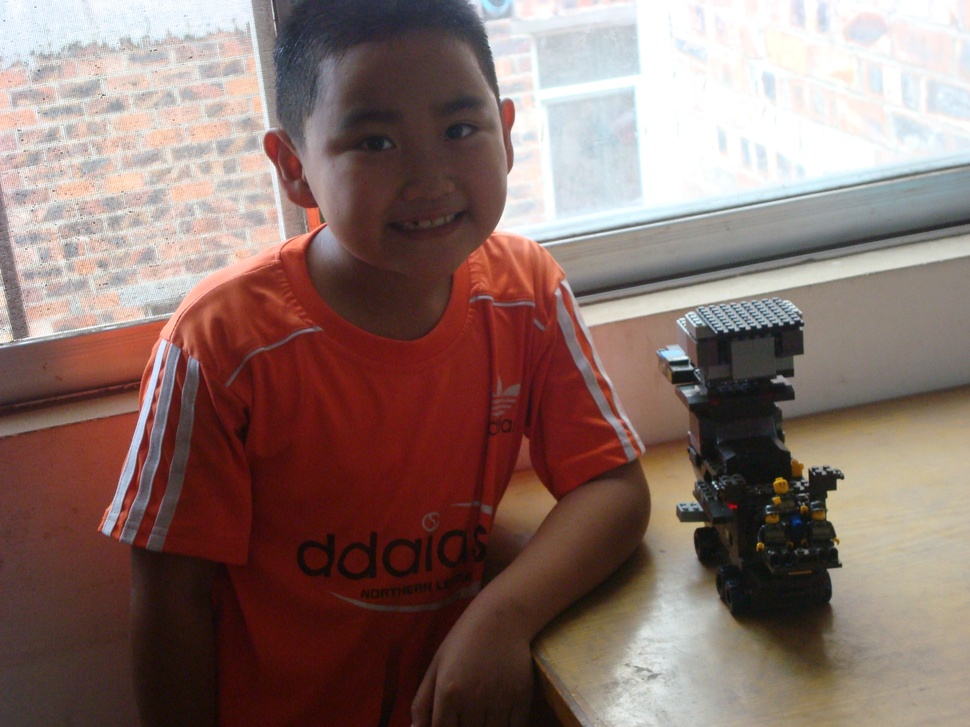
//> input picture test.jpg, 970 x 727 px, shrunk from 3264 x 2448 before the run
$ ./vision_logic   (built with g++ and OpenCV 4)
//> lines starting //> are read from the running program, lines starting //| are printed output that depends on the picture; after the words box and inside, x2 and y2 are one past the last pixel; in counts of white or black regions, pixels touching at a corner belong together
#include <iostream>
#include <opencv2/opencv.hpp>
#include <cmath>

int main(){
    // 1. 【加载数据】：以灰度模式读取图片 (每个像素只有一个 0-255 的值)
    // 💡 为什么用灰度？因为识别形状不需要颜色，灰度能减少 5080 显卡 2/3 的计算量。
    cv::Mat image=cv::imread("../test.jpg",cv::IMREAD_GRAYSCALE);
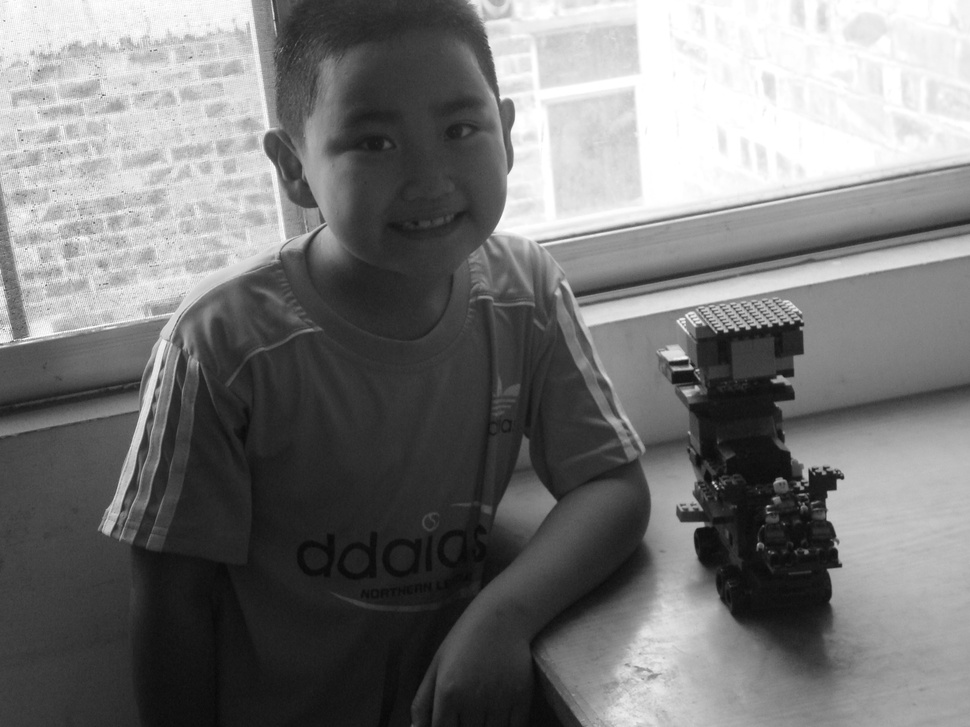
//> image: 727 rows x 970 cols, CV_8UC1; min 7, max 255, mean 119.8

    if ((image.empty()))
    {
        std::cout<<"❌ 错误：找不到 test.jpg"<<std::endl;
        return -1;
    }

    // 2. 【准备画布】：创建一个和原图一样大的全黑图片，用来存放我们找到的“边缘”
    cv::Mat result=cv::Mat::zeros(image.size(),image.type());

    std::cout<<"🚀 特斯拉感知算法：正在扫描 800 万像素..."<<std::endl;

    // 3. 【核心算法】：像素级双重循环
    // 我们要遍历图像的每一行 (y) 和每一列 (x)
    // 注意：从 1 开始到 rows-1 结束，是为了防止计算左右邻居时越界（撞墙）
    for(int y=0;y<image.rows;y++){
        for(int x=1;x<image.cols-1;x++){
            // --- 这里的逻辑是自动驾驶的基石 ---

            // 读取当前像素左边和右边的值
            // .at<uchar>(y, x) 本质上是访问内存地址：数据首地址 + (y * 宽度 + x)
            uchar leftPixel=image.at<uchar>(y,x-1);
            uchar rightPixel=image.at<uchar>(y,x+1);

            // 计算“梯度（Gradient）”：即左右像素的差值
            // 如果差值很大，说明这里颜色发生了突变
            int deltaX=std::abs(leftPixel-rightPixel);

            // 4. 【决策】：设定一个“敏感度门槛（Threshold）”
            // 如果差值大于 50，我们认为这是一个“边缘点”
            if(deltaX>50){
                result.at<uchar>(y,x)=255;// 在结果图中点亮这个像素（白色）
            }else{
                result.at<uchar>(y,x)=0; // 否则保持黑暗（黑色）
            }
        }
    }
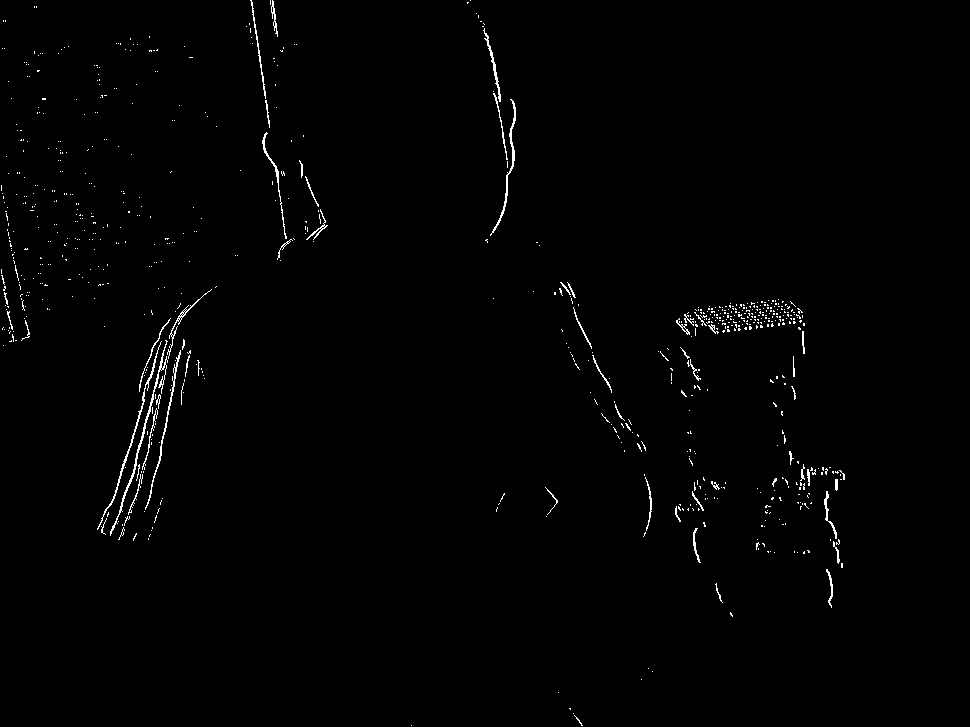
//> result: 727 rows x 970 cols, CV_8UC1; 0.94% white in thin lines or dots, all inside (x1, y1, x2, y2) = (1, 0, 845, 726)

    // 5. 【输出结果】：将你的感知结果存入硬盘
    cv::imwrite("vision_edge_manual.jpg",result);

    std::cout<<"✅ 处理完成!"<<std::endl;
    std::cout<<">> 原始分辨率:"<<image.cols<<"x"<<image.rows<<std::endl;
//| >> 原始分辨率:970x727
    std::cout<<">> 请查看 build/vision_edge_manual.jpg"<<std::endl;
    return 0;
}
